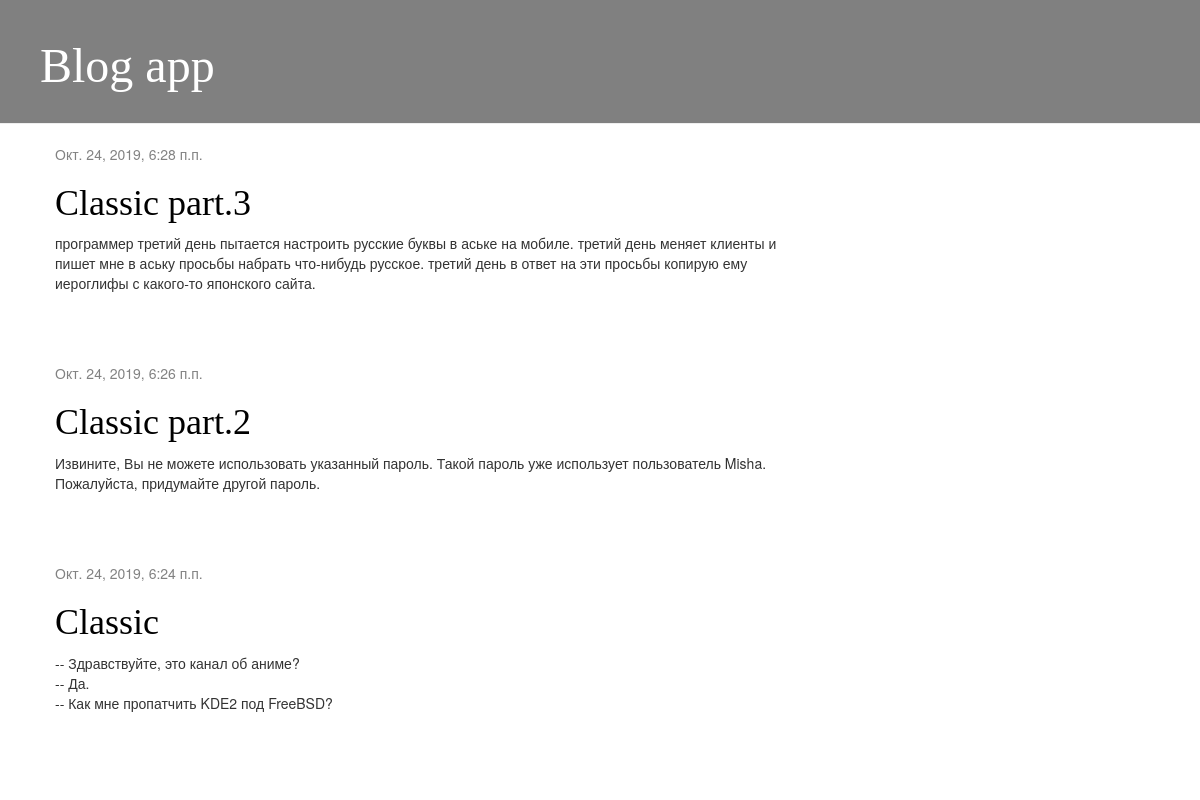
The page / on the database its author committed.
### blog/models.py (models this page shows, shortened)
class Post(models.Model):
    author = models.ForeignKey(settings.AUTH_USER_MODEL, on_delete=models.CASCADE)
    title = models.CharField('Заголовок',max_length=200)
    text = models.TextField('Текст',)
    created_date = models.DateTimeField('Дата создания',default=timezone.now)
    published_date = models.DateTimeField('Дата публикации',blank=True, null=True)

### blog/views.py (the view)
# urls.py: path('', views.post_list, name='post_list'),
def post_list(request):
    posts = Post.objects.filter(published_date__lte=timezone.now()).order_by('-published_date')
    return render(request, 'blog/post_list.html', {'posts': posts})

### blog/templates/blog/post_list.html
{% extends 'blog/base.html' %}
{% block content %}
    {% for post in posts %}
        <div class="post">
            <div class="date">
                {{ post.published_date }}
            </div>
            <h1><a href="{% url 'post_detail' pk=post.pk %}">{{ post.title }}</a></h1>
            <p>{{ post.text|linebreaksbr }}</p>
        </div>
    {% endfor %}
{% endblock %}

### blog/templates/blog/base.html (shortened to what this page needs)
{% load static %}
<html>
    <head>
        <link rel="stylesheet" href="//maxcdn.bootstrapcdn.com/bootstrap/3.2.0/css/bootstrap.min.css">
        <link rel="stylesheet" href="//maxcdn.bootstrapcdn.com/bootstrap/3.2.0/css/bootstrap-theme.min.css">
        <link rel="stylesheet" href="{% static 'css/blog.css' %}">
    </head>
    <body>
        <div class="page-header">
            <h1><a href="/">Blog app</a></h1>
        </div>
        <div class="content container">
            <div class="row">
                <div class="col-md-8">
                    {% block content %}
                    {% endblock %}
                </div>
            </div>
        </div>
    </body>
</html>

### blog/static/css/blog.css (style rules this page uses)
.page-header { background-color:grey; margin-top: 0; padding: 20px 20px 20px 40px; }
.page-header h1, .page-header h1 a, .page-header h1 a:visited, .page-header h1 a:active { color: #ffffff; font-size: 36pt; text-decoration: none; }
.content { margin-left: 40px; }
h1, h2, h3, h4 { font-family: 'Times', cursive; }
.date { color: #828282; }
.post { margin-bottom: 70px; }
.post h1 a, .post h1 a:visited { color: #000000; }

### rows shown on the page
Post: published_date "Окт. 24, 2019, 6:28 п.п.", title "Classic part.3", text "программер третий день пытается настроить русские буквы в аське на мобиле. третий день меняет клиенты и пишет мне в аську просьбы набрать что-нибудь русское. третий день в ответ на эти просьбы копирую ему иероглифы с какого-то японского сайта."
Post: published_date "Окт. 24, 2019, 6:26 п.п.", title "Classic part.2", text "Извините, Вы не можете использовать указанный пароль. Такой пароль уже использует пользователь Misha. Пожалуйста, придумайте другой пароль."
Post: published_date "Окт. 24, 2019, 6:24 п.п.", title "Classic", text "-- Здравствуйте, это канал об аниме? -- Да. -- Как мне пропатчить KDE2 под FreeBSD?"
